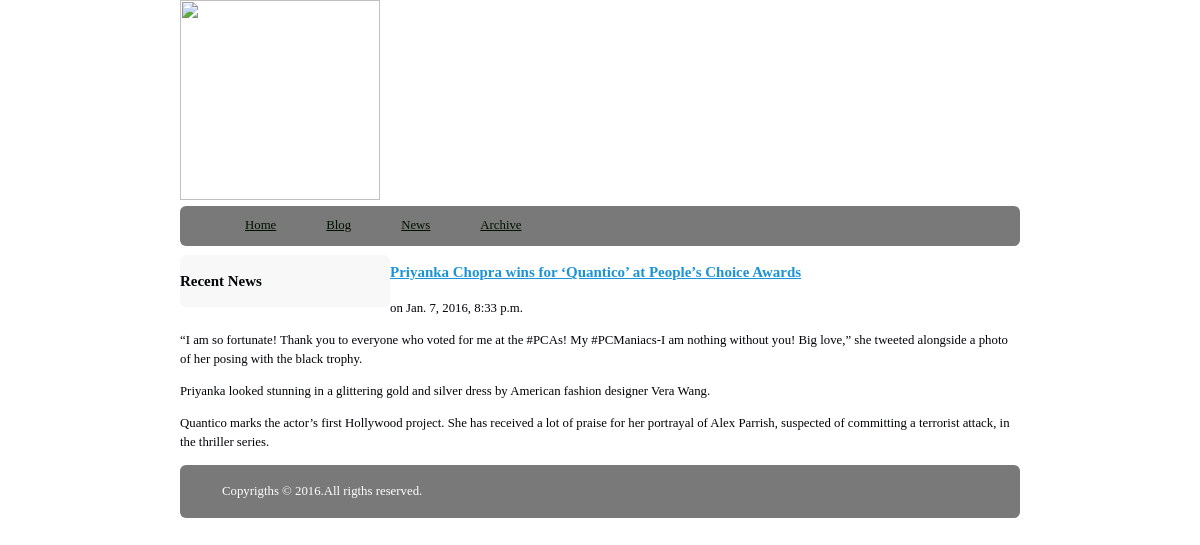
The app's page /blog/5 with its own data.
### blog/models.py (models this page shows, shortened)
class Post(models.Model):
    title=models.CharField(max_length=100)
    body=models.TextField()
    date=models.DateTimeField()
    class Admin:
        list_display=('title','date')
        list_filter=('title')
        ordering=('date',)
        search_fields=('title',)

### blog/templates/post.html
{% extends 'base.html' %}
{%block content%}
<h3><a href="/blog/{{post.id}}">{{post.title}}</a></h3>
<div class="post_meta">
	on {{ post.date}}
</div>
<div class="post_body">
	{{post.body|safe|linebreaks}}
</div>
{%endblock%}

### static/css/styles.css (style rules this page uses)
body { color:#000305; font-size:80%; font-family:'Lucida Sans Unicode'; line-height:1.5; text-align:left; }
a { text-decoloration:none; }
a:link,a:visited { color:#1A94D6; }
.body { margin:0 auto; width:70%; clear:both: }

### records on screen
Post: title "Priyanka Chopra wins for ‘Quantico’ at People’s Choice Awards", date "Jan. 7, 2016, 8:33 p.m.", body "“I am so fortunate! Thank you to everyone who voted for me at the #PCAs! My #PCManiacs-I am nothing without you! Big love,” she tweeted alongside a photo of her posing with the black trophy. Priyanka looked stunning in a glittering gold and silver dress by American fashion designer Vera Wang. Quantico marks the actor’s first Hollywood project. She has received a lot of praise for her portrayal of Alex Parrish, suspected of committing a terrorist attack, in the thriller series."
